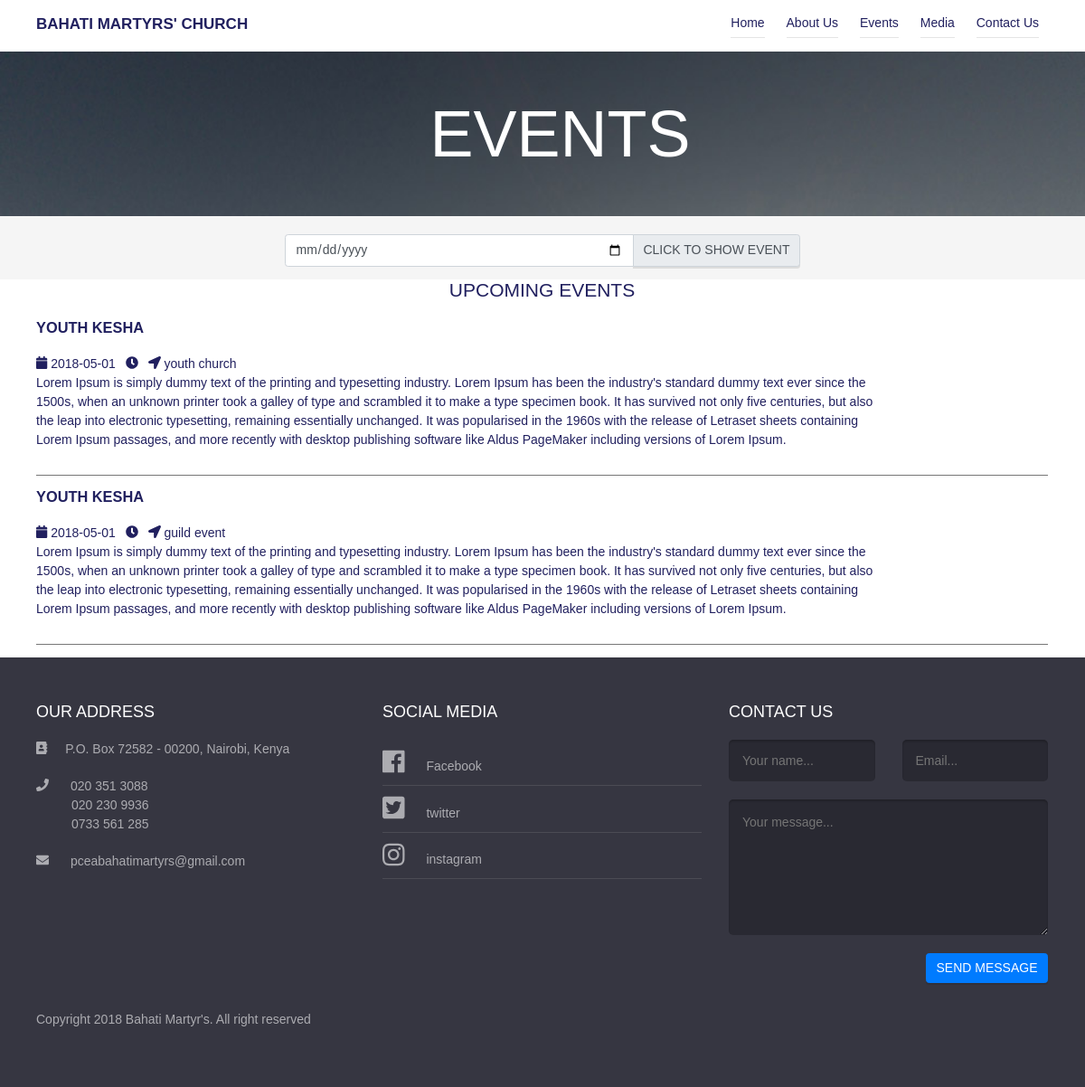
/events.php, run on an earlier commit of the app's database.
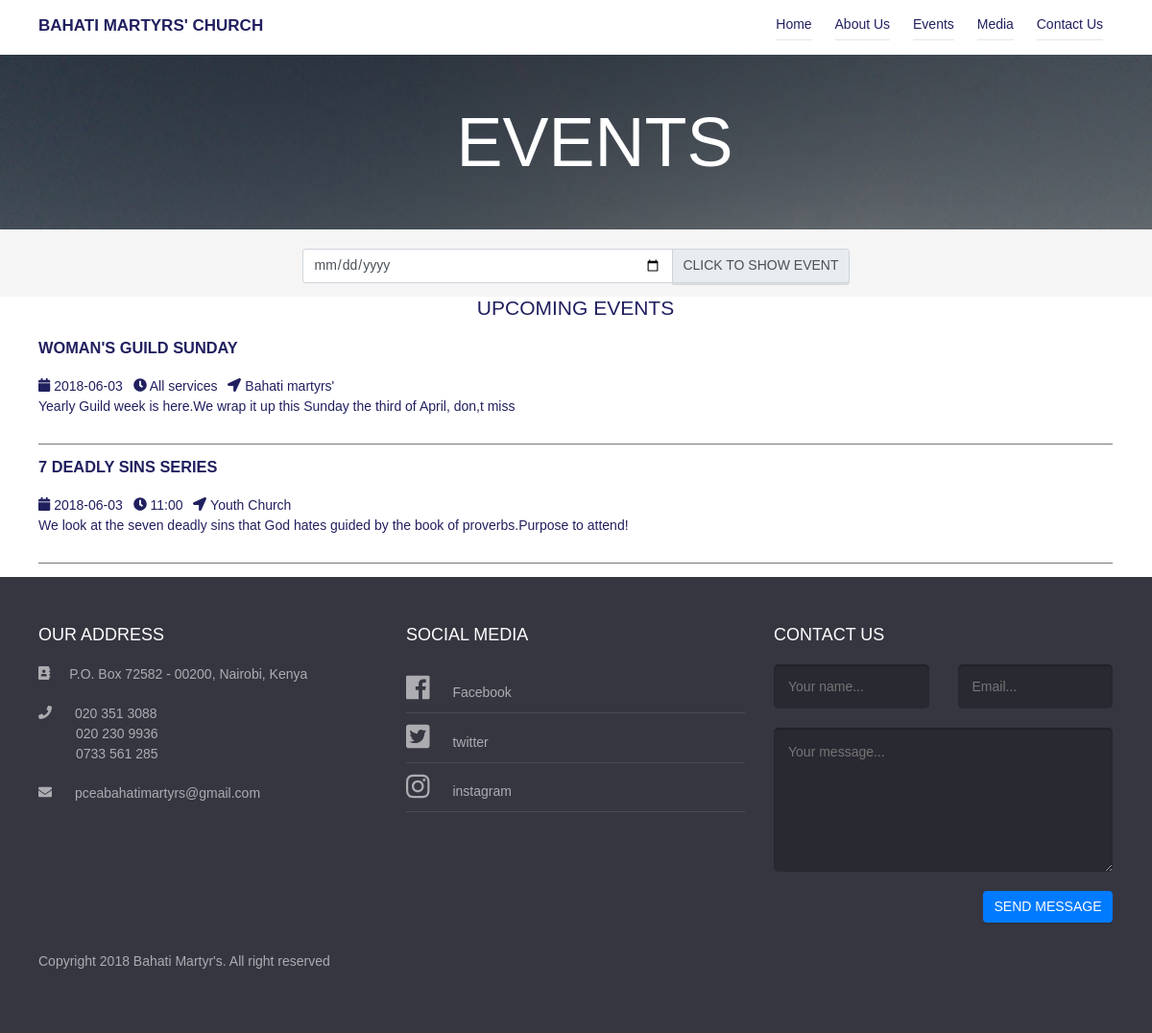
And on a later commit of the database.
### tables this page shows
CREATE TABLE `events` (
  `id` int(11) NOT NULL,
  `event_name` varchar(255) NOT NULL,
  `event_date` date NOT NULL,
  `event_location` varchar(255) NOT NULL,
  `event_info` text NOT NULL,
  `event_time` varchar(255) NOT NULL
);

### events.php (the view, shortened to what this page needs)
<?php
  include_once "_includes/db.inc.php";
  ?>
<!DOCTYPE html>
<html lang="en">
<head>
<?php
include_once "_includes/head_tags.php";
?>
</head>
<body>
	<div class="site-content">
		<?php
  include_once "_includes/header.php";
  ?>
		<div class="page-head" data-bg-image="images/headers/img-9.jpg">
			<div class="container">
				<h2 class="page-title">Events</h2>
			</div>
		</div>
		<main class="main-content">
				<div class="container-fluid">
          <div class="row d-flex justify-content-center" style=" background-color:#f5f5f5; min-width:calc(100%);">
            <div class="col-md-6" style="margin-top:20px;">
              <form  action="" method="post">
              <div class="input-group mb-3">
  <input type="date" class="form-control" placeholder="Recipient's username" name="eventdate"  aria-label="Recipient's username" aria-describedby="basic-addon2">
  <div class="input-group-append">
    <button class="input-group-text" name="searchevent" >Click To show Event</button>
  </div>
</div>
</form>
            </div>
          </div>
					<div class="row">
            <div class="container">
              <h2 class="section-title text-center">Upcoming Events</h2>
                <?php
									$query = "SELECT * FROM events LIMIT 5";
									$result = mysqli_query($connection, $query);
										while($row = mysqli_fetch_assoc($result)) {
											$event_name =  $row["event_name"];
											$event_date = $row["event_date"];
											$event_location = $row["event_location"];
											$event_info = $row["event_info"];
                      $event_time = $row["event_time"];
								?>
		<div class="row row-striped">
			<div class="col-10 " >
				<h3 class="text-uppercase"><strong><?php echo $event_name; ?></strong></h3>
				<ul class="list-inline">
				    <li class="list-inline-item"><i class="fas fa-calendar" aria-hidden="true"></i> <?php echo $event_date; ?></li>
					<li class="list-inline-item"><i class="fas fa-clock" aria-hidden="true"></i> <?php echo $event_time; ?></li>
					<li class="list-inline-item"><i class="fa fa-location-arrow" aria-hidden="true"></i>         <?php echo $event_location; ?></li>
				</ul>
        <p>
        <?php echo $event_info; ?>
        </p>
			</div>
		</div>
    <hr>
    <?php
}
?>
	</div>
            </div>
					</div>
				</div>
		<?php
include_once "_includes/footer.php";
?>

### _includes/head_tags.php (shortened to what this page needs)
<link href="fonts/novecento-font/novecento-font.css" rel="stylesheet" type="text/css">
<link href="fonts/font-awesome.min.css" rel="stylesheet" type="text/css">
<link rel="stylesheet" href="https://cdn.jsdelivr.net/npm/animate.css@3.5.2/animate.min.css">
<link rel="stylesheet" href="https://maxcdn.bootstrapcdn.com/bootstrap/4.0.0/css/bootstrap.min.css"
>
<link rel="stylesheet" href="https://use.fontawesome.com/releases/v5.0.8/css/all.css"
>
    <link rel="stylesheet" href="css/style.css">

### _includes/header.php (shortened to what this page needs)
<header class="site-header">
<div class="container">
	<div class="main-navigation">
		<a href="index.php" class="branding">
			<h1 class="site-title">Bahati Martyrs' Church</h1>
		</a>
		<ul class="menu">
			<li class="menu-item" >
				<a href="index.php">Home</a>
			</li>
			<li class="menu-item">
					<a href="about.php">About Us</a>
				</li>
			<li class="menu-item">
				<a href="events.php">Events</a>
			</li>
			<li class="menu-item">
				<a href="media.php">Media</a>
			</li>
			<li class="menu-item">
				<a href="#contact">Contact Us </a>
			</li>
		</ul>
</div>
</div>
</header>

### _includes/footer.php (shortened to what this page needs)
        <footer class="site-footer" style="bottom:0px;">
            <div class="container">
                <div class="row">
                    <div class="col-md-4">
                        <div class="widget">
                            <h3 class="widget-title">Our address</h3>
                            <ul class="address">
                                <li style="margin-bottom:20px;">
                                  <i class="fas fa-address-book" style="margin-right:20px;" ></i><span>P.O. Box 72582 - 00200, Nairobi, Kenya</span></li>
                                <li style="margin-bottom:20px;">
                                    <i class="fa fa-phone" style="margin-right:20px;" ></i><span> 020 351 3088 </span><br> <span> 020 230 9936 </span><br><span> 0733 561 285</span>
                                  </li>
                                <li>
                                    <i class="fa fa-envelope" style="margin-right:20px;" ></i> <span> pceabahatimartyrs@gmail.com </span></li>
                            </ul>
                        </div>
					</div>
                    <div class="col-md-4">
                        <div class="widget">
                            <h3 class="widget-title">Social Media</h3>
                            <ul class="bullet" >
                                <li>
                                  <a href="https://www.facebook.com/pceabahati/" target="_blank">  <i class="fab fa-facebook fa-2x" style="margin-right:20px;"></i> <span>Facebook</span></a>
                                </li>
                                <li id="tweet">
								<a href="https://twitter.com/PCEABahati" target="_blank">	<i class="fab fa-twitter-square fa-2x" style="margin-right:20px;"></i><span> twitter </span></a>
                                </li>
                                <li>
                                  <a href="https://www.instagram.com/pceabahati/" target="_blank">  <i class="fab fa-instagram fa-2x" style="margin-right:20px;"></i> <span>instagram </span></a>
                                </li>
                            </ul>
                        </div>
                    </div>
                    <div class="col-md-4" id="contact">
                        <div class="widget">
                            <h3 class="widget-title">Contact Us</h3>
                            <form action="" method="post" class="contact-form">
                                <div class="row">
                                    <div class="col-md-6">
                                        <input type="text" name="user_name" placeholder="Your name...">
                                    </div>
                                    <div class="col-md-6">
                                        <input type="text" name="email" placeholder="Email...">
                                    </div>
                                </div>
                                <textarea name="message" placeholder="Your message..."></textarea>
                                <div class="text-right">
                                    <button class="btn btn-primary" name="mail" type="submit">Send message</button>
                                </div>
                            </form>
                        </div>
                    </div>
                </div>
                <p class="colophon">Copyright <?php echo date('Y'); ?> Bahati Martyr's. All right reserved</p>
            </div>
        </footer>
</body>
</html>

What changed in the data, as far as the page shows it:
removed events: event_name "YOUTH KESHA", event_date "2018-05-01", event_location "youth church", event_info "Lorem Ipsum is simply dummy text of the printing and typesetting industry. Lorem Ipsum has been the industry's standard dummy text ever since the 1500s, when an unknown printer took a galley of type and scrambled it to make a type specimen book. It has survived not only five centuries, but also the leap into electronic typesetting, remaining essentially unchanged. It was popularised in the 1960s with the release of Letraset sheets containing Lorem Ipsum passages, and more recently with desktop publishing software like Aldus PageMaker including versions of Lorem Ipsum."
removed events: event_name "YOUTH KESHA", event_date "2018-05-01", event_location "guild event", event_info "Lorem Ipsum is simply dummy text of the printing and typesetting industry. Lorem Ipsum has been the industry's standard dummy text ever since the 1500s, when an unknown printer took a galley of type and scrambled it to make a type specimen book. It has survived not only five centuries, but also the leap into electronic typesetting, remaining essentially unchanged. It was popularised in the 1960s with the release of Letraset sheets containing Lorem Ipsum passages, and more recently with desktop publishing software like Aldus PageMaker including versions of Lorem Ipsum."
added events: event_name "WOMAN'S GUILD SUNDAY", event_date "2018-06-03", event_time "All services", event_location "Bahati martyrs'", event_info "Yearly Guild week is here.We wrap it up this Sunday the third of April, don,t miss"
added events: event_name "7 DEADLY SINS SERIES", event_date "2018-06-03", event_time "11:00", event_location "Youth Church", event_info "We look at the seven deadly sins that God hates guided by the book of proverbs.Purpose to attend!"
